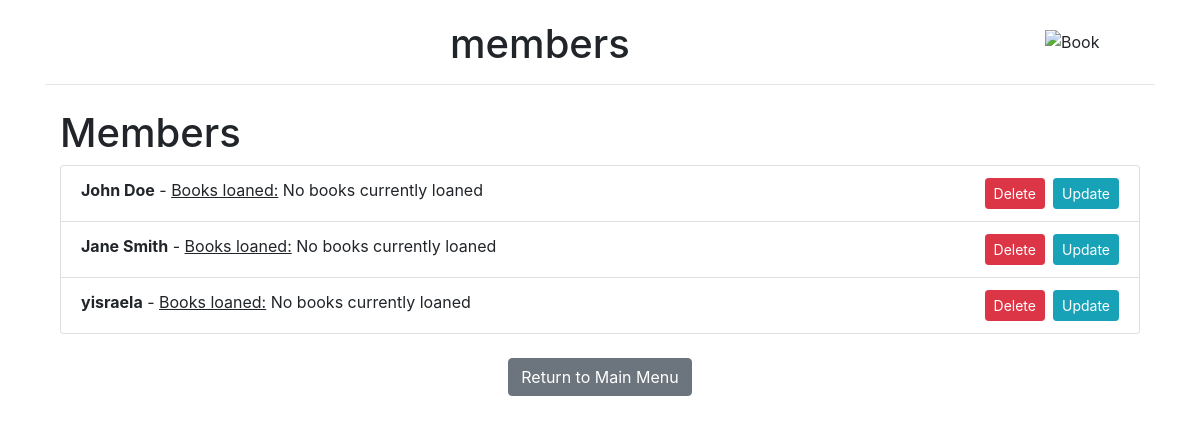
/show_members, run on an earlier commit of the app's database.
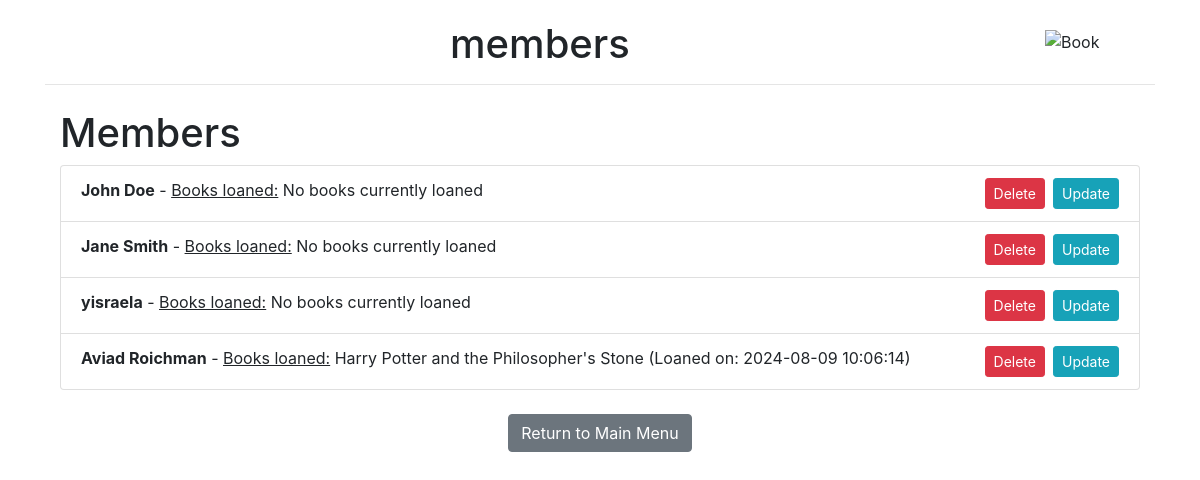
And on a later commit of the database.
### tables this page shows
CREATE TABLE Members (
    member_id INTEGER PRIMARY KEY,
    name TEXT NOT NULL
);

### app.py (the view)
@app.route('/show_members')
def show_members():
    conn = sqlite3.connect('library.db')
    c = conn.cursor()
    c.execute('SELECT * FROM Members')
    members = c.fetchall()
    c.execute('''
    SELECT Members.member_id, Members.name, Books.title, Loans.loan_date
    FROM Members
    LEFT JOIN Loans ON Members.member_id = Loans.member_id
    LEFT JOIN Books ON Loans.book_id = Books.book_id
    WHERE Loans.return_date IS NULL
    ORDER BY Members.member_id
    ''')
    member_loans = c.fetchall()
    conn.close()
    return render_template('show_members.html', members=members, member_loans=member_loans)

### templates/show_members.html (shortened to what this page needs)
<!DOCTYPE html>
{% extends "base.html" %}
{% block header %}members {% endblock %}
{% block content %}
<div class="container">
    <h1 class="mt-4">Members</h1>
    <ul class="list-group">
        {% for member in members %}
        <li class="list-group-item">
            <strong>{{ member[1] }}</strong> - <u>Books loaned:</u>
            {% set books_with_dates = [] %}
            {% for loan in member_loans %}
                {% if loan[0] == member[0] and loan[2] %}
                {% set _ =books_with_dates.append(loan[2] ~ ' (Loaned on: ' ~ loan[3] ~ ')') %}
                {% endif %}
            {% endfor %}
            {% if books_with_dates %}
            {{ books_with_dates|join('<br>')|safe }}
            {% else %}
                No books currently loaned
            {% endif %}
            <a href="{{ url_for('update_member', member_id=member[0]) }}" class="btn btn-info btn-sm float-right ml-2">Update</a>
            <form method="post" action="{{ url_for('delete_member', member_id=member[0]) }}" style="display:inline;">
                <button type="submit" class="btn btn-danger btn-sm float-right">Delete</button>
            </form>
        </li>
        {% endfor %}
    </ul>
</div>
    {% endblock %}

What changed in the data, as far as the page shows it:
added Members: name "Aviad Roichman", books_with_dates "Harry Potter and the Philosopher's Stone (Loaned on: 2024-08-09 10:06:14)"
